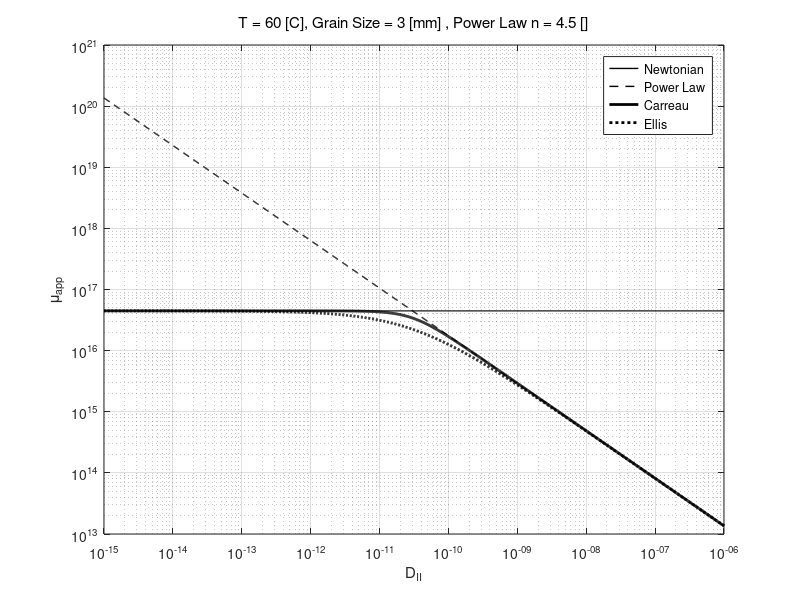

Recreate this plot in MATLAB. (Note: this script raises an error after producing the figure.)
%salt_viscosity - explore the deformation map of salt
%   Compares different viscosity models and illustrates the impact of the 
%   various input parameters.
%
%   All these figures are published in Cornet et al, 2018: 
%   Long term creep closure of salt cavities, Int. J. Rock Mech. Min. Sc.
% 
%   TODO: I don't think the next line is a correct statement. e.g. mm is
%   not a standard SI unit, maybe you should call it metric
%   Units used: SI 
%
%   May, 2021, Jan Cornet

%% Constants
Rg      = 8.3144;                        % [J*K-1*mol-1] universal gas constant
C2K     = 273.15;                        % []
year    = 3600*24*365;                   % [s]

%% User Input 
% Used where not overwritten by plot specific choices
T_cel   = 60;                            % [C] temperature
T       = T_cel + C2K;                   % [K] temperature

d       = 3;                             % [mm] grain size

% Dislocation creep parameters
% TODO: units, reference
n   = 4.5;
A01	= 2*1e-4;
Q1  = 62.3*1e3;

% Pressure solution parameters
% TODO: units, reference
A02	= 4.7*1e-4;
Q2  = 24.53*1e3;

%% Viscosity models
A1  = @(T, n) 2./( sqrt(3).^(n+1)*A01.*exp(-Q1./(Rg*T)) );
A2  = @(T, d) 2./( 3*A02*exp(-Q2./(Rg*T)) ./ (T*d.^3) );

mu_app_dislocation	= @(D, T, n) A1(T, n).^(1/n)/2*D.^(1/n-1)*1e6;                                         % nonlinear -  power law - dislocation creep
mu_app_diffusion    = @(T, d) A2(T, d)/2*1e6;                                                              % linear - pressure solution
mu_app_ellis        = @(D, T, n, d) 1 ./ ( 1./mu_app_dislocation(D, T, n) + 1./mu_app_diffusion(T, d) );   % ellis model
mu_app_carreau      = @(Dtrans, D, T, n, d) mu_app_diffusion(T, d).*(1+(D./Dtrans).^2).^((1/n-1)/2);       % carreau model

% Transition rate of deformation between linear and nonlinear behavior
Dtrans              = @(T, d, n) 1./A2(T, d).*(A1(T, n)./A2(T, d)).^(1/(n-1));                             

%% 1. Comparison of Linear, Power Law, Carreau and Ellis
% Figure and axes setup
h_fig1   = figure('Name', 'Viscosity Model Comparison', 'Numbertitle', 'off');
h_ax    = axes(h_fig1);
hold(h_ax, 'on');

% Range of rate of deformation
D_vec = logspace(-15,-6, 1000)';  % [1/s] second invariant of the rate of deformation tensor

% Plot
plot(h_ax, D_vec, mu_app_diffusion(T, d)*ones(size(D_vec)),        'k',   'Linewidth', 1, 'DisplayName', 'Newtonian');
plot(h_ax, D_vec, mu_app_dislocation(D_vec, T, n),                 'k--', 'Linewidth', 1, 'DisplayName', 'Power Law');
plot(h_ax, D_vec, mu_app_carreau(Dtrans(T, d, n), D_vec, T, n, d), 'k',   'Linewidth', 2, 'DisplayName', 'Carreau');
plot(h_ax, D_vec, mu_app_ellis(D_vec, T, n, d),                    'k:',  'Linewidth', 2, 'DisplayName', 'Ellis');

% Ornaments
set(h_ax, 'Yscale', 'log', 'XScale', 'log', 'XLim', [min(D_vec), max(D_vec)], 'Box', 'on');
grid(h_ax, 'on');
xlabel(h_ax, 'D_{II}');
ylabel(h_ax, '\mu_{app}'); % TODO what is mu_app
title(h_ax, ['T = ', num2str(T_cel), ' [C], Grain Size = ', num2str(d), ' [mm] , Power Law n = ', num2str(n), ' []'], 'FontWeight', 'normal');
legend(h_ax);

%% 2. Deformation Map
% Figure and axes setup
h_fig2   = figure('Name', 'Deformation Map', 'Numbertitle', 'off');
h_fig2.Position = h_fig1.Position + [20, -20, 0, 0];
h_ax	= axes(h_fig2);
hold(h_ax, 'on');

% Define plot styles
style = {'k+-', 'k--', 'k-', 'k:', 'k-.'};

% Grain size range
d_vec = logspace(-1, 1, 101); % [mm] grain size

% Contribution comparison of pressure solution and dislocation creep
% essentially mapping the transition between the two deformation mechanisms
Cs = [10, 1, 0.1];
for i = 1:length(Cs)    
    plot(h_ax, d_vec, (Cs(i)*A1(T, n)./A2(T, d_vec)).^(1/(n-1))*1e6, style{i+1}, 'Linewidth', .5, 'DisplayName', ['D_{D-II}/D_{P-II} = ', num2str(Cs(i))]);
end

% Ornaments
set(h_ax, 'Yscale', 'log', 'XScale', 'log', 'XLim', [min(d_vec), max(d_vec)], 'YLim', [1e5 1e8], 'Box', 'on');
grid(h_ax, 'on');
xlabel(h_ax, 'Grain size [mm]');
ylabel(h_ax, '\tau_{II} [Pa]');
title(h_ax, ['T = ', num2str(T_cel), ' [C], Power Law n = ', num2str(n), ' []'], 'FontWeight', 'normal');

legend(h_ax, 'Location', 'southeastoutside');

% Add a second axes on top of the previous one to plot viscosities for 
% specific rates of deformations
h_ax2 = axes(h_fig2);
hold(h_ax2, 'on');

% Range of rate of deformation
D_vec = [1e-6, 1e-8, 1e-9, 1e-10, 1e-12]; % [1/s] second invariant of the rate of deformation tensor
for i = 1:length(D_vec)    
    plot(h_ax2, d_vec, 2*mu_app_carreau( Dtrans(T, d_vec, n), D_vec(i), T, n, d_vec).*D_vec(i), style{i}, 'Linewidth', 1, 'DisplayName', ['D_{II} = ', num2str(D_vec(i), '%g')]);
end

% Ornaments second axes
set(h_ax2, 'Yscale', 'log', 'XScale', 'log', 'XLim', [min(d_vec), max(d_vec)], 'YLim', [1e5 1e8], ...
    'Color', 'none', 'XTick', [], 'YTick', [], 'Box','off');
legend(h_ax2, 'Location', 'northeastoutside', 'Color', 'w');

% Make sure the two axes use the same space.
linkprop([h_ax,h_ax2], 'Position');

%% 3. Influence of Temperature, Grain Size and Dislocation Creep Parameters
% Figure setup
h_fig3   = figure('Name', 'Parameter Influence', 'Numbertitle', 'off');
h_fig3.Position = h_fig2.Position + [20, -20, 0, 0];

% Define plot styles
style = {'k-', 'k-.', 'k:', 'k--'};

% Investigated parameters (n remains 4.5 as before)
d     = 7.5; % [mm] grain size
n     = 4.5; % [] power law exponent
D_vec = logspace(-15, 0, 1000)';  % [1/s] second invariant of the rate of deformation tensor

%% - Temperature influence
% Investigated parameters
T_cel_vec = 20:40:140;                % [C] temperature
T_vec     = T_cel_vec + C2K;              % [K] temperature

% Axes setup
h_ax(1) = subplot(3, 2, 1, 'parent', h_fig3);
h_ax(2) = subplot(3, 2, 2, 'parent', h_fig3);
hold(h_ax, 'on');

% Plot
for i=1:length(T_vec)
    plot(h_ax(1), D_vec,   mu_app_carreau( Dtrans(T_vec(i), d, n), D_vec, T_vec(i), n, d),        style{i}, 'Linewidth', 1, 'DisplayName', ['T = ', num2str(T_cel_vec(i)), ' [C], Carreau']); 
    plot(h_ax(2), D_vec, 2*mu_app_carreau( Dtrans(T_vec(i), d, n), D_vec, T_vec(i), n, d).*D_vec, style{i}, 'Linewidth', 1, 'DisplayName', ['T = ', num2str(T_cel_vec(i)), ' [C], Carreau']); 
end

% Ornaments - general
set(h_ax, 'Yscale', 'log', 'XScale', 'log',  'XLim', [1e-15, 1e-5], 'Box', 'on');
axis(h_ax, 'square');
grid(h_ax, 'on');
xlabel(h_ax, 'D_{II} [s^{-1}]');
title(h_ax, ['Grain Size = ', num2str(d), ' [mm], Power Law n = ', num2str(n), ' []'], 'FontWeight', 'normal');

% Ornaments - axes specific
set(h_ax(1), 'YLim', [1e10 1e20]);
set(h_ax(2), 'YLim', [1e0  1e10]);
ylabel(h_ax(1), '\mu_{app} [Pa*s]');
ylabel(h_ax(2), '\tau_{II} [Pa]');
legend(h_ax(1), 'Location', 'southwest');
legend(h_ax(2), 'Location', 'southeast');

%% - Grain size influence
% Investigated parameters
d_vec = [1e3, 7.5, 1, .1]; % [mm] grain size
T_cel = 60;                % [C] temperature
T     = T_cel + C2K;       % [K] temperature

% Axes setup
h_ax(1) = subplot(3, 2, 3, 'parent', h_fig3);
h_ax(2) = subplot(3, 2, 4, 'parent', h_fig3);
hold(h_ax, 'on');

% Plot
for i=1:length(d_vec)
    plot(h_ax(1), D_vec,   mu_app_carreau( Dtrans(T, d_vec(i), n), D_vec, T, n, d_vec(i)),        style{i}, 'Linewidth', 1, 'DisplayName', ['d = ', num2str(d_vec(i)), ' [mm], Carreau']); 
    plot(h_ax(2), D_vec, 2*mu_app_carreau( Dtrans(T, d_vec(i), n), D_vec, T, n, d_vec(i)).*D_vec, style{i}, 'Linewidth', 1, 'DisplayName', ['d = ', num2str(d_vec(i)), ' [mm], Carreau']);        
end

% Ornaments - general
set(h_ax, 'Yscale', 'log', 'XScale', 'log',  'XLim', [1e-15, 1e-5], 'Box', 'on');
axis(h_ax, 'square');
grid(h_ax, 'on');
xlabel(h_ax, 'D_{II} [s^{-1}]');
title(h_ax, ['T = ', num2str(T_cel), ' [C], Power Law n = ', num2str(n), ' []'], 'FontWeight', 'normal');

% Ornaments - axes specific
set(h_ax(1), 'YLim', [1e10 1e20]);
set(h_ax(2), 'YLim', [1e0  1e10]);
ylabel(h_ax(1), '\mu_{app} [Pa*s]');
ylabel(h_ax(2), '\tau_{II} [Pa]');
legend(h_ax(1), 'Location', 'southwest');
legend(h_ax(2), 'Location', 'southeast');

%% - Dislocation creep parameters influence
% % Investigated parameters: 3 different salts
n_vec   = [3.14, 4.5, 6.25];
A01_vec = [4.12e-4, 2e-4, 8e-4]; % TODO: Why up and down?
Q1_vec  = [54e3, 62.3e3, 82.9e3];

% Axes setup
h_ax(1) = subplot(3, 2, 5, 'parent', h_fig3);
h_ax(2) = subplot(3, 2, 6, 'parent', h_fig3);
hold(h_ax, 'on');

% Plot
for i=1:length(n_vec)
    % Update viscosity functions
    A1     = @(T, n) 2./( sqrt(3).^(n+1)*A01_vec(i).*exp(-Q1_vec(i)./(Rg*T)) );
    Dtrans = @(T, d, n) 1./A2(T, d).*(A1(T, n)./A2(T, d)).^(1/(n-1));
   
    % Plot
    plot(h_ax(1), D_vec,   mu_app_carreau( Dtrans(T, d, n_vec(i)), D_vec, T, n_vec(i), d),    style{i}, 'Linewidth', 1, 'DisplayName', ['Salt ', num2str(i)]);     
    plot(h_ax(2), D_vec, 2*mu_app_carreau( Dtrans(T, d, n_vec(i)), D_vec, T, n_vec(i), d).*D_vec, style{i}, 'Linewidth', 1, 'DisplayName', ['Salt ', num2str(i)]);     
end

% Ornaments - general
set(h_ax, 'Yscale', 'log', 'XScale', 'log',  'XLim', [1e-15, 1e-5], 'Box', 'on');
axis(h_ax, 'square');
grid(h_ax, 'on');
xlabel(h_ax, 'D_{II} [s^{-1}]');
title(h_ax, ['T = ', num2str(T_cel), ' [C], Grain Size = ', num2str(d), ' [mm]'], 'FontWeight', 'normal');

% Ornaments - axes specific
set(h_ax(1), 'YLim', [1e10 1e20]);
set(h_ax(2), 'YLim', [1e0  1e10]);
ylabel(h_ax(1), '\mu_{app} [Pa*s]');
ylabel(h_ax(2), '\tau_{II} [Pa]');
legend(h_ax(1), 'Location', 'southwest');
legend(h_ax(2), 'Location', 'southeast');

%% 4. D_Transition and Tau_transition as a function of temperature, grain size, and different salts
% Figure setup
h_fig4   = figure('Name', 'Transition', 'Numbertitle', 'off');
h_fig4.Position = h_fig3.Position + [20, -20, 0, 0];

% Investigated parameters 
% At this stage we "inherit" Salt 3 parameters A1 and Dtrans from the 
% previous section, but we have to set n to also reflect Salt 3
n     = n_vec(3);                   % [] power law exponent
d_vec = logspace(-1, 1, 1001);      % [mm] grain size

%% - Temperature influence
% Investigated parameters
T_cel_vec   = 20:40:140;                  % [C] temperature
T_vec       = T_cel_vec + C2K;            % [K] temperature

% Axes setup
h_ax(1) = subplot(2, 2, 1, 'parent', h_fig4);
h_ax(2) = subplot(2, 2, 3, 'parent', h_fig4);
hold(h_ax, 'on');

% Plot
for i=1:length(T_vec)
    plot(h_ax(1), d_vec,                                      Dtrans(T_vec(i), d_vec, n)*year, style{i}, 'Linewidth', 1, 'DisplayName', ['T = ', num2str(T_cel_vec(i)), ' [C]']); 
    plot(h_ax(2), d_vec, 2*mu_app_diffusion(T_vec(i), d_vec).*Dtrans(T_vec(i), d_vec, n)/1e6,  style{i}, 'Linewidth', 1, 'DisplayName', ['T = ', num2str(T_cel_vec(i)), ' [C]']); 
end

% Ornaments - general
set(h_ax, 'Yscale', 'log', 'XScale', 'log',  'XLim', [min(d_vec), max(d_vec)], 'Box', 'on');
grid(h_ax, 'on');
xlabel(h_ax, 'Grain size [mm]');
title(h_ax, 'Salt 3', 'FontWeight', 'normal');

% Ornaments - axes specific
set(h_ax(1), 'YLim', [1e-6 1e4]);
set(h_ax(2), 'YLim', [1e-1 1e2]);
ylabel(h_ax(1), 'D_{II}^* [year^{-1}]');
ylabel(h_ax(2), '\tau_{II}^* [MPa]');
legend(h_ax(1), 'Location', 'southwest');
legend(h_ax(2), 'Location', 'southwest');

%% - Different salt influence
% Investigated parameters
T_cel   = 60;                  % [C] temperature
T       = T_cel + C2K;         % [K] temperature

% Axes setup
h_ax(1) = subplot(2, 2, 2, 'parent', h_fig4);
h_ax(2) = subplot(2, 2, 4, 'parent', h_fig4);
hold(h_ax, 'on');

% Plot
for i=1:length(n_vec)
    % Update viscosity functions
    A1     = @(T, n) 2./( sqrt(3).^(n+1)*A01_vec(i).*exp(-Q1_vec(i)./(Rg*T)) );
    Dtrans = @(T, d, n) 1./A2(T, d).*(A1(T, n)./A2(T, d)).^(1/(n-1));
   
    % Plot
    plot(h_ax(1), d_vec,                               Dtrans(T, d_vec, n_vec(i))*year, style{i}, 'Linewidth', 1, 'DisplayName', ['Salt ', num2str(i)]);     
    plot(h_ax(2), d_vec, 2*mu_app_diffusion(T, d_vec).*Dtrans(T, d_vec, n_vec(i))/1e6,  style{i}, 'Linewidth', 1, 'DisplayName', ['Salt ', num2str(i)]);     
end

% Ornaments - general
set(h_ax, 'Yscale', 'log', 'XScale', 'log',  'XLim', [min(d_vec), max(d_vec)], 'Box', 'on');
grid(h_ax, 'on');
xlabel(h_ax, 'Grain size [mm]');
title(h_ax, ['T = ', num2str(T_cel), ' [C]'], 'FontWeight', 'normal');

% Ornaments - axes specific
set(h_ax(1), 'YLim', [1e-6 1e4]);
set(h_ax(2), 'YLim', [1e-1 1e2]);
ylabel(h_ax(1), 'D_{II}^* [year^{-1}]');
ylabel(h_ax(2), '\tau_{II}^* [MPa]');
legend(h_ax(1), 'Location', 'southwest');
legend(h_ax(2), 'Location', 'southwest');